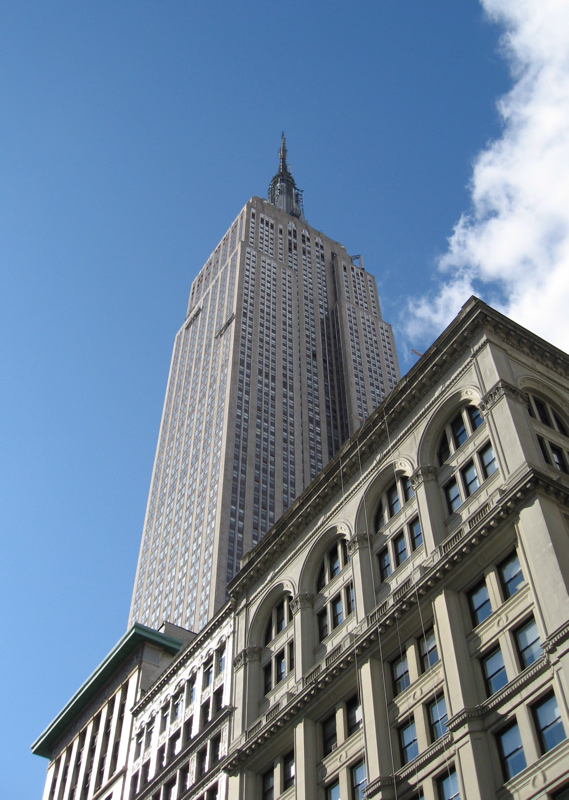
#> input picture PCV/picture/empire.jpg, 569 x 800 px
$ python '1.2.2图像轮廓和直方图.py'
#> lines starting #> are read from the running program, lines starting #| are printed output that depends on the picture
#coding=utf-8
from PIL import Image
from pylab import *

img=array(Image.open('../../picture/empire.jpg').convert('L'))
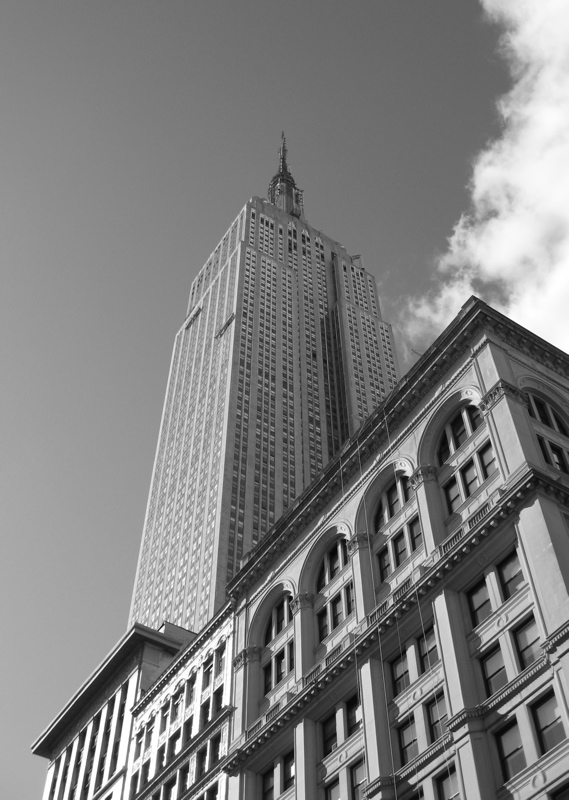
#> img: shape (800, 569); min 3, max 255, mean 128.3
#figure代表显示图像的框框
figure()
#不适用颜色信息
gray()
#绘制等高线,在原点的左上角显示轮廓图像
contour(img,origin='image')

axis('equal')
axis('off')
show()
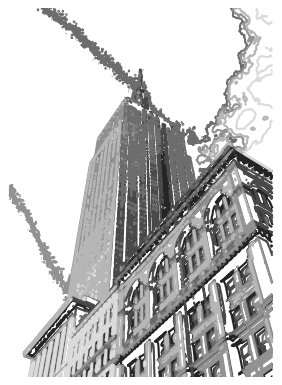
#> figure drawn by matplotlib, 1 panel
figure()
# hist() 函数的第二个参数指定小区间的数目。需要注意的是，因为 hist() 只接受一
# 维数组作为输入，所以我们在绘制图像直方图之前，必须先对图像进行压平处理。
# flatten() 方法将任意数组按照行优先准则转换成一维数组
hist(img.flatten(),256)
show()
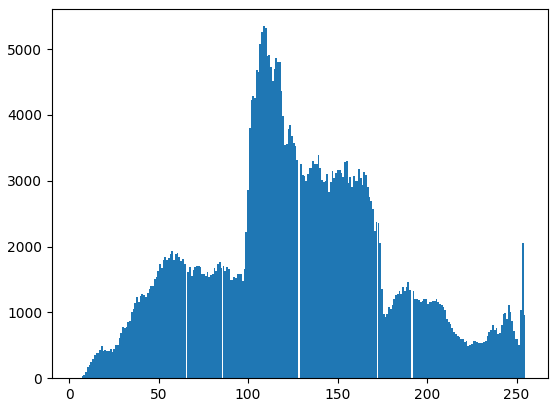
#> figure drawn by matplotlib, 1 panel; tallest bar 5349 high, from x = 108.3 to 109.3

$ run again, with PCV/picture/2.jpg copied over PCV/picture/empire.jpg
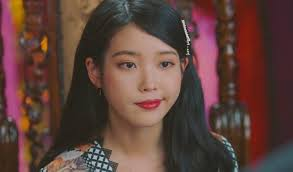
#> input picture PCV/picture/2.jpg, 293 x 172 px
#> `img=array(Image.open('../../picture/empire.jpg').convert('L'))`:
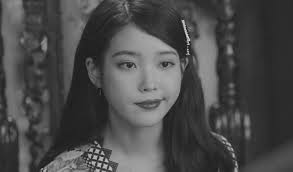
#> img: shape (172, 293); min 15, max 220, mean 74.1
#> `show()`:
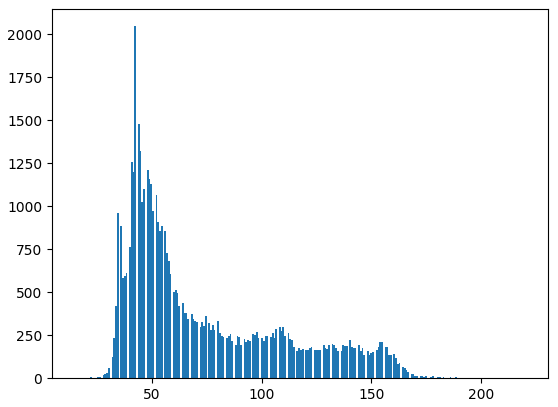
#> figure drawn by matplotlib, 1 panel; tallest bar 2048 high, from x = 42.23 to 43.03
